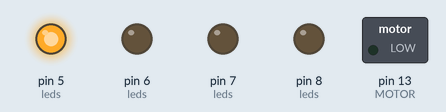
Recording of a sketch running on a simulated Arduino Uno, built with avr-gcc and run on an emulated ATmega328P. Shown: switched loads named in the sketch (green lamp = pin HIGH), output pins drawn as LEDs (lit = HIGH).

Above: at 0.02 s.
At 0.77 s:
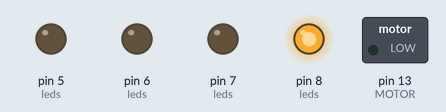
At 1.47 s:
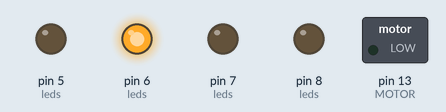
At 2.92 s:
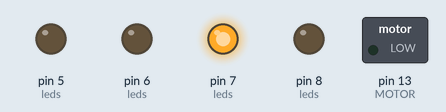
Timing chart, 0 to 3.2 s (numbered marks = the images above):
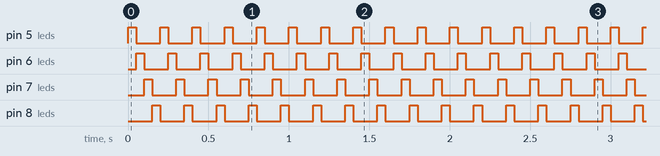

Measured:
- by itself, pin 5 (leds), pin 6 (leds), pin 7 (leds), pin 8 (leds): alternates HIGH for 0.05 s and LOW for 0.15 s

The sketch:

Blink.ino
```cpp
#define LED1 5
#define LED2 6
#define LED3 7
#define LED4 8
#define MOTOR 13
int leds[] = {LED1, LED2, LED3, LED4};

void setup()
{
  for (int i = 0; i < 4; i++)
  {
    pinMode(leds[i], OUTPUT);
  }
  pinMode(MOTOR , OUTPUT);
}

void nhapnhaydai() {
  for (int i = 0; i < 4; i++)
  {
    digitalWrite(leds[i], HIGH);
    delay(50);
    digitalWrite(leds[i], LOW);
  }
}
void motor()
{
   for (int i = 0; i < 4; i++)
  {
    digitalWrite(MOTOR, LOW);
    delay(500);
    digitalWrite(MOTOR, HIGH);
  }
}
void loop()
{
  nhapnhaydai();
}
```
